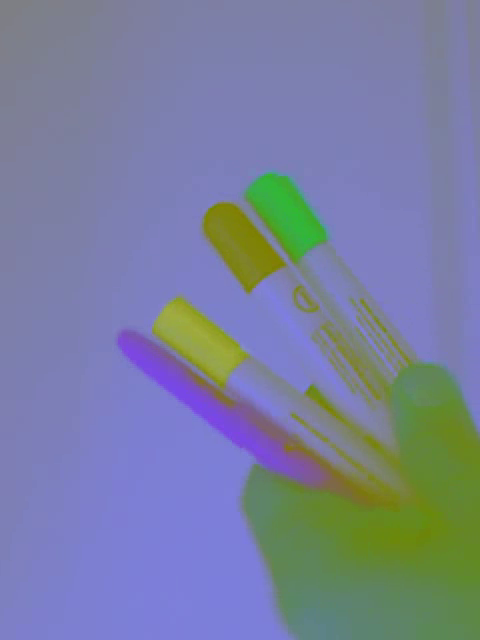
#> input picture frame 31 of Aula 1 - Imagens/saida.mp4, 480 x 640 px, given in place of VIDEOCANETAS.MP4, which was not available
$ python 'CCF394 Aula 4 - script 7 - rastreia caneta azul do video videocanetas.py'
#> lines starting #> are read from the running program, lines starting #| are printed output that depends on the picture; after the words box and inside, x2 and y2 are one past the last pixel; in counts of white or black regions, pixels touching at a corner belong together; pictures that were not available may be replaced by others from this repository, and a replacement may not be noted

# segmenta cores no espaço hsv , detectando a cor azul.
# funciona com camera ou imagem lida.

import cv2
import numpy as np

#Dica
# Region Of Interest of a Image (ROI)
# se usarmos o comando abaixo, estamos extraindo uma janela de uma imagem original
# e salvando em temp.
# Depois, substituimos na imagem original uma outra janela com a imagem copiada,
# criando assim um efeito de repetição da imagem recortada na imagem original

# temp = img[280:340, 330:390]
# img[273:333, 100:160] = temp

# isto é muito util, pois podemos criar imagens menores com regiao de nosso
# interesse , a parrtir de imagens maiores. O comando abaixo cria uma nova imagem
# de zeros, de 300x200. Se recortarmos um pedaço da imagem original, podemos
# colar nesta noma "imagem"
# mask = np.zeros((300,200), np.uint8)


# [43 lines left out: function usaimagemlida, not called in this run]


cap = cv2.VideoCapture("VIDEOCANETAS.MP4")
if (cap.isOpened()== False):
  print("Erro abertura da camera")
  usaimagemlida()
else:
    while(True):

        # Take each frame
        ret , frame = cap.read()
#> frame is the input picture: shape (640, 480, 3); mean B, G, R 157.6, 127.9, 120.7
        frame_width = int(cap.get(3))
        frame_height = int(cap.get(4))
        vid_writer =cv2.VideoWriter('saida.avi',cv2.VideoWriter_fourcc('M','J','P','G'), 60, (frame_width,frame_height))

        if ret == True:
            # Convert BGR to HSV
            hsv = cv2.cvtColor(frame, cv2.COLOR_BGR2HSV)
#> hsv: shape (640, 480, 3); mean H, S, V 103.8, 90.7, 172.3

            # define range of blue color in HSV
            lower_blue = np.array([110,50,50])
            upper_blue = np.array([130,255,255])

            # Threshold the HSV image to get only blue colors
            mask = cv2.inRange(hsv, lower_blue, upper_blue)
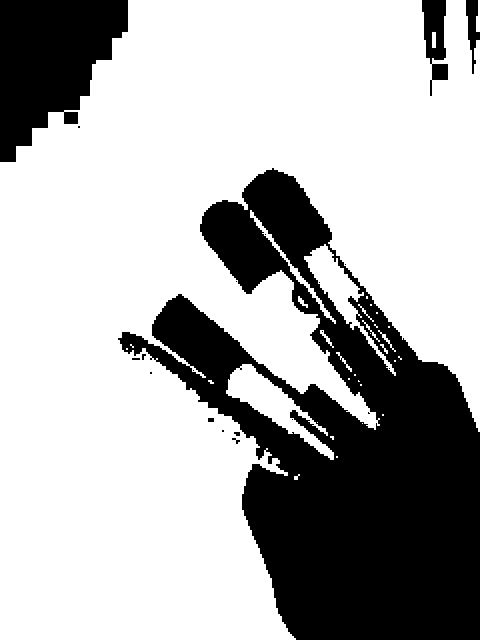
#> mask: shape (640, 480); 69.9% white; 21 black regions (14 under 20 px), largest, box (x1, y1, x2, y2) and area: (118, 168, 480, 640) 76827, (0, 0, 128, 162) 13604, (422, 0, 448, 96) 1456
            kernel = np.ones((5, 5), np.uint8)
            mask2=cv2.erode(mask,kernel,3)
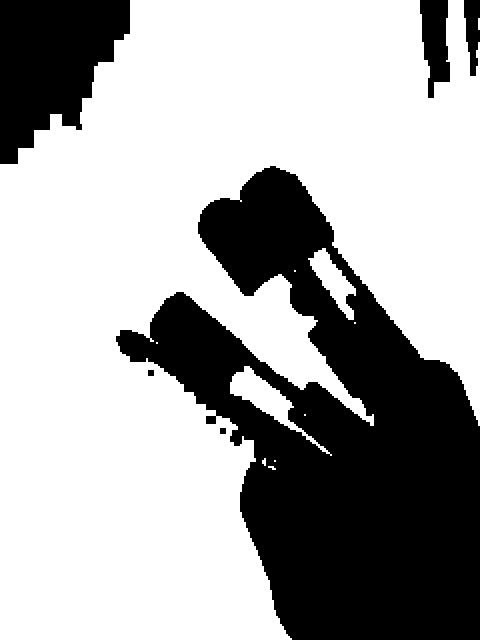
#> mask2: shape (640, 480); 66.7% white; 6 black regions, box (x1, y1, x2, y2) and area: (116, 166, 480, 640) 85008, (0, 0, 130, 164) 14292, (420, 0, 450, 98) 2044, (464, 0, 480, 76) 856, (148, 370, 154, 376) 36, (220, 428, 226, 434) 36
            mask2=cv2.dilate(mask2,kernel,3)
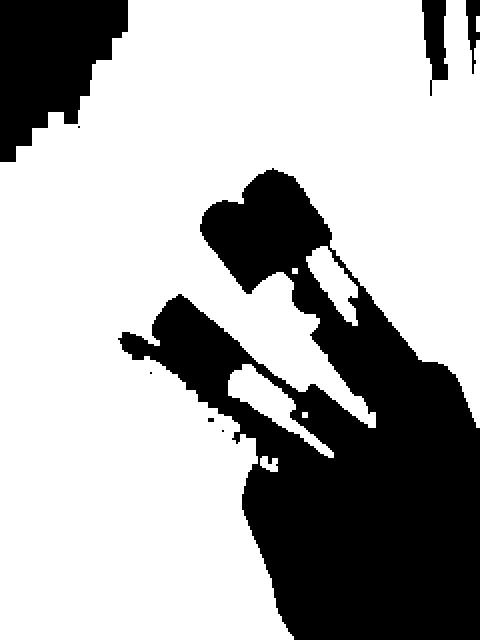
#> mask2: shape (640, 480); 69.1% white; 8 black regions (3 under 20 px), largest, box (x1, y1, x2, y2) and area: (118, 168, 480, 640) 79112, (0, 0, 128, 162) 13632, (422, 0, 448, 96) 1572, (466, 0, 480, 74) 560, (208, 418, 214, 422) 24

            # Bitwise-AND mask and original image
            res = cv2.bitwise_and(frame,frame, mask= mask2)
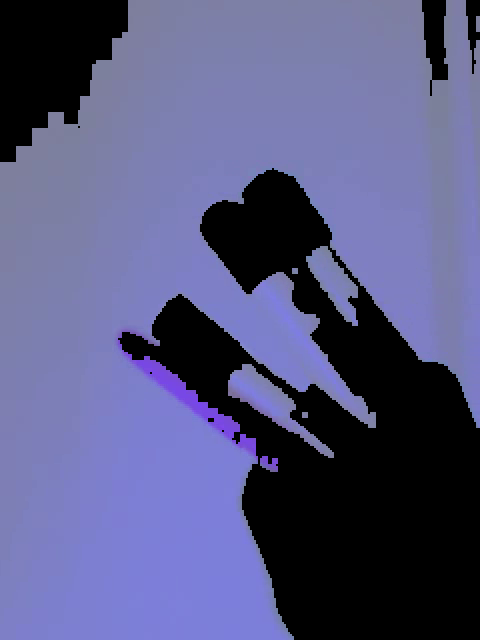
#> res: shape (640, 480, 3); mean B, G, R 128.7, 87.3, 86.3

            cv2.imshow('frame',frame)
            cv2.imshow('mask',mask)
            cv2.imshow('res',res)
            cv2.imshow('erode/dilate', mask2)

            #cv2.VideoWriter('saida.avi',cv2.VideoWriter_fourcc('M','J','P','G'), 10, (frame_width,frame_height))
            vid_writer.write((res).astype(np.uint8))

            #out = cv2.VideoWriter('saida.avi',cv2.VideoWriter_fourcc('M','J','P','G'), 10, (frame_width,frame_height))
            k = cv2.waitKey(5) & 0xFF
#> (key Esc is pressed here)
            if k == 27:
                cap.release()
                break
    vid_writer.release()
    cv2.destroyAllWindows()

$ run again, starting later in the video
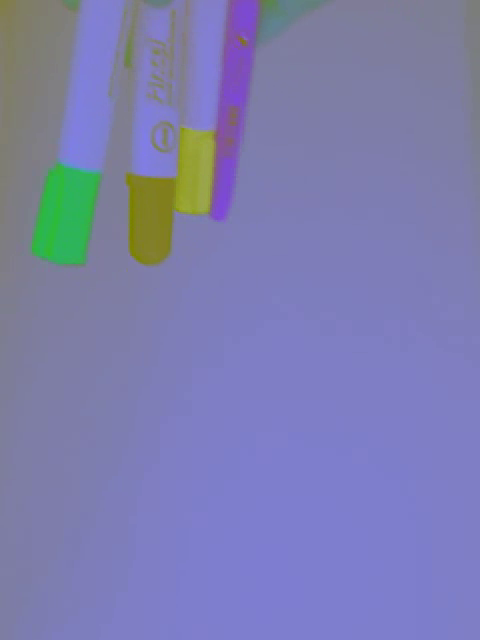
#> input picture frame 139 of Aula 1 - Imagens/saida.mp4, 480 x 640 px, given in place of VIDEOCANETAS.MP4, which was not available
#> frame is the input picture: shape (640, 480, 3); mean B, G, R 174.9, 126.1, 125
#> hsv: shape (640, 480, 3); mean H, S, V 114.5, 81, 179.3
#> `mask = cv2.inRange(hsv, lower_blue, upper_blue)`:
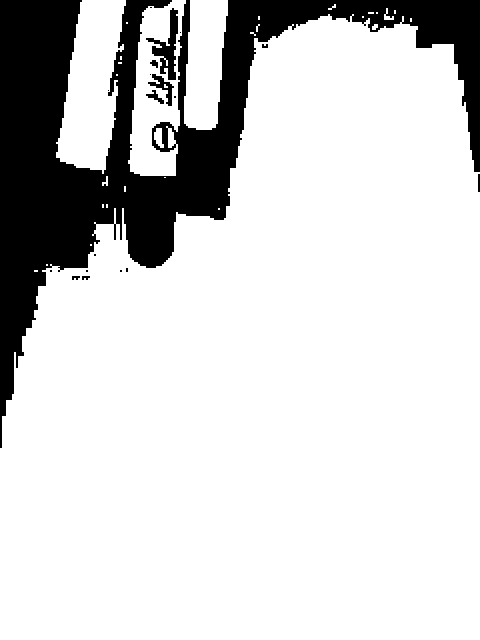
#> mask: shape (640, 480); 82.4% white; 19 black regions (10 under 20 px), largest, box (x1, y1, x2, y2) and area: (0, 0, 480, 448) 52848, (146, 8, 178, 80) 824, (148, 74, 174, 106) 260
#> `res = cv2.bitwise_and(frame,frame, mask= mask2)`:
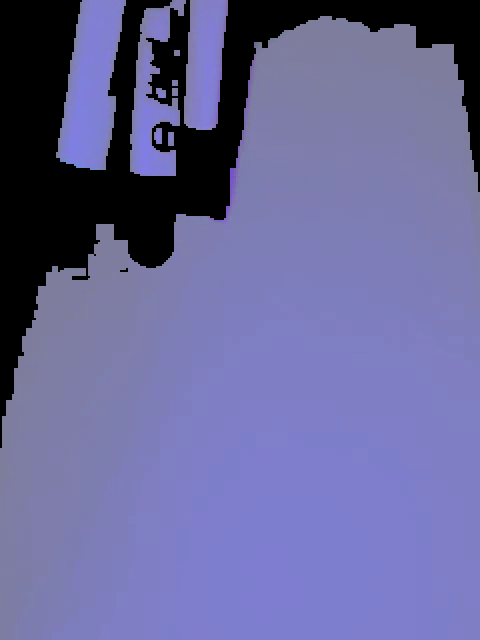
#> res: shape (640, 480, 3); mean B, G, R 152.5, 102.8, 103.4
